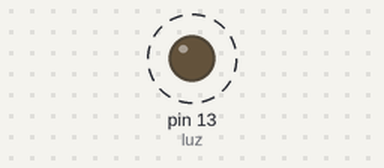
Recording of a sketch running on a simulated Arduino Uno, built with avr-gcc and run on an emulated ATmega328P. On the bench: output pins drawn as LEDs (lit = HIGH). Dashed ring = blinking.

Above: at 0.2 s.
Timing chart, 0 to 3.0 s (numbered marks = the images above):
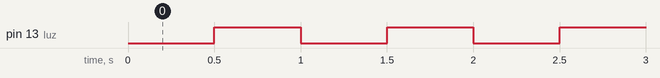

The sketch:

codigoLedFlasher.ino
```cpp
int luz = 13;

void setup() {
  pinMode(luz, OUTPUT);
}

void loop() {
  digitalWrite(luz,0);
  delay(500);
  digitalWrite(luz,1);
  delay(500);
}
```

Measured:
- by itself, pin 13 (luz): alternates HIGH for 0.50 s and LOW for 0.50 s
